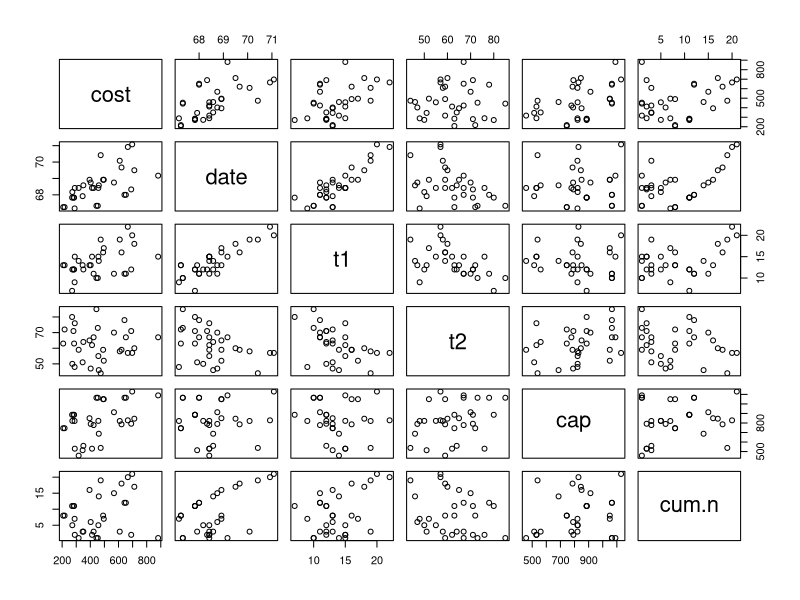
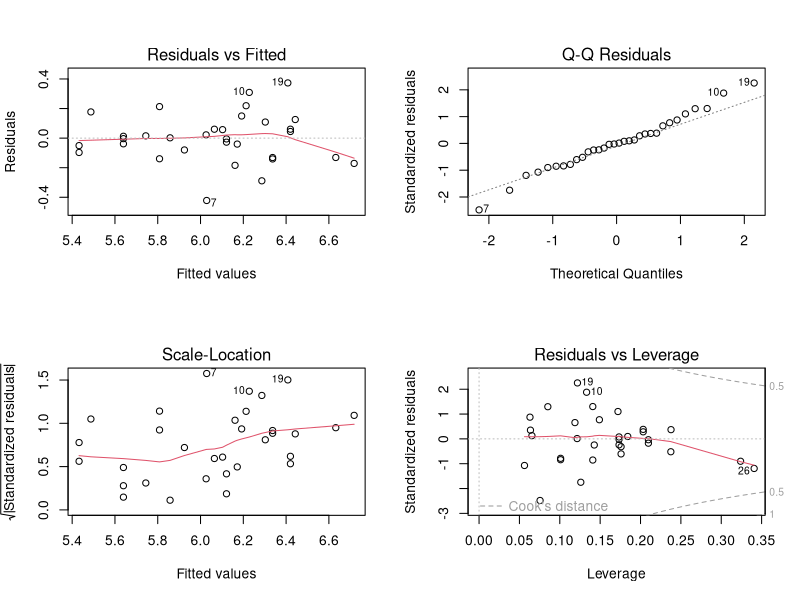

Source code (R) for these figures, in order:
## ---- chunk 1
nuclear = read.table("nuclear.dat", sep="\t", header=T)
attach(nuclear)
## ---- chunk 2
nuclear$pr = as.factor(nuclear$pr)
nuclear$ne = as.factor(nuclear$ne)
nuclear$ct = as.factor(nuclear$ct)
nuclear$bw = as.factor(nuclear$bw)
nuclear$pt = as.factor(nuclear$pt)
## ---- chunk 3
plot(nuclear[,sapply(nuclear, is.numeric)])
## ---- chunk 4
all.fit = lm(log(cost)~., data = nuclear)
summary(all.fit)
## ---- chunk 5
all_no_t1.fit = lm(log(cost)~.-t1, data= nuclear)
summary(all_no_t1.fit)
## ---- chunk 6
nuclear_backwards_sub <- data.frame(nuclear) 
for (i in 1:ncol(nuclear)) {
    fit <- lm(log(cost)~., data=nuclear_backwards_sub)
    # -1 since we don't want to remove intercept
    p_vals <- summary(fit)$coefficients[-1,4]
    max_idx <- as.integer(which.max(p_vals)) 
  
    if(p_vals[max_idx] < 0.05) {
      break
    } 
    else {
      # Add one since we don't want to remove targert variable (cost).
      nuclear_backwards_sub <- nuclear_backwards_sub[,-(max_idx+1)] 
    }
}

summary(fit)
## ---- chunk 7
par(mfrow=c(2,2))
plot(fit)
## ---- chunk 8
MSE = (cost-exp(fitted.values(fit)))^2
MSE = mean(MSE)
MSE
## ---- chunk 9
library("MASS")
stepAIC(all.fit, direction = "backward")
## ---- chunk 10
n = nrow(nuclear)
stepAIC(all.fit, direction="backward", k=log(n))
